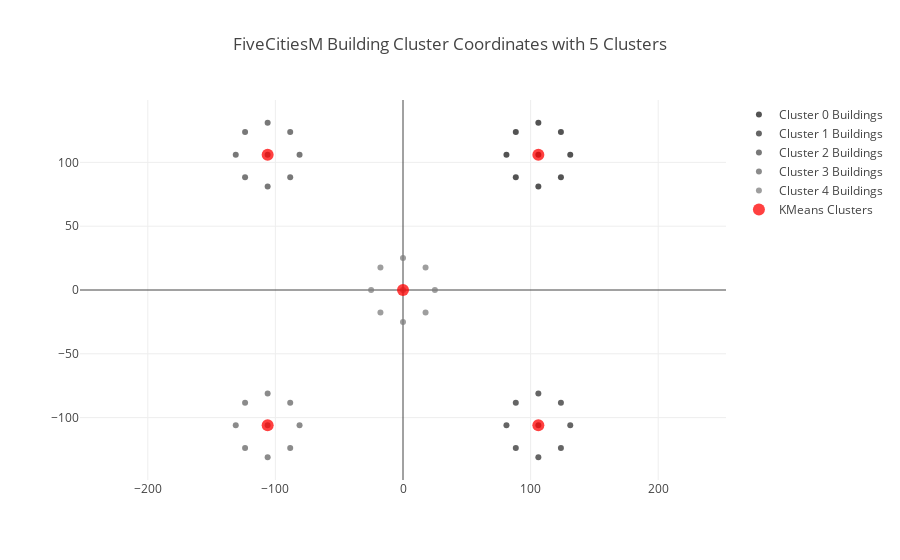

Notebook code cell kept with this figure:
### Markdown cell above
KMeans Clustering

### Code cell
kmeans = KMeans(n_clusters=numClusters, init = 'k-means++').fit(buildings.as_matrix())
kxs = []
kys = []
for k in kmeans.cluster_centers_:
    kxs.append(k[0])
    kys.append(k[1])


clusterCenters, clusterPoints, points = createClusterCenters(kmeans.labels_)
#print(euclideanDistance(points[1][0], points[1][1]))
# print(maxDistBetweenClusters(points))
print("silhouette score: " + str(clusterEval(kmeans.labels_)[0]))
print("calinski score: " + str(clusterEval(kmeans.labels_)[1]))
    
#Trace for color coding the clusters
kMeansTrace = colorClusterTrace(len(kmeans.cluster_centers_), clusterPoints)


#Create a trace for the kmeans cluster centers with slightly larger dots than the buildings
kTrace = clusterCenterTrace([kxs, kys], 'KMeans Clusters')

#Plot result
plot(kMeansTrace, kTrace)

### Figure 1 — Plotly figure (JSON) as saved in the notebook; plotly's stock layout.template omitted (floating-point values rounded to 4 significant figures)
{"data": [{"marker": {"color": "rgba(25,25,25, 0.75)", "size": 6}, "mode": "markers", "name": "Cluster 0 Buildings", "type": "scatter", "x": [106.1, 131.1, 123.7, 106.1, 88.39, 81.07, 88.39, 106.1, 123.7], "y": [106.1, 106.1, 123.7, 131.1, 123.7, 106.1, 88.39, 81.07, 88.39]}, {"marker": {"color": "rgba(50,50,50, 0.75)", "size": 6}, "mode": "markers", "name": "Cluster 1 Buildings", "type": "scatter", "x": [106.1, 131.1, 123.7, 106.1, 88.39, 81.07, 88.39, 106.1, 123.7], "y": [-106.1, -106.1, -88.39, -81.07, -88.39, -106.1, -123.7, -131.1, -123.7]}, {"marker": {"color": "rgba(75,75,75, 0.75)", "size": 6}, "mode": "markers", "name": "Cluster 2 Buildings", "type": "scatter", "x": [-106.1, -81.07, -88.39, -106.1, -123.7, -131.1, -123.7, -106.1, -88.39], "y": [106.1, 106.1, 123.7, 131.1, 123.7, 106.1, 88.39, 81.07, 88.39]}, {"marker": {"color": "rgba(100,100,100, 0.75)", "size": 6}, "mode": "markers", "name": "Cluster 3 Buildings", "type": "scatter", "x": [-106.1, -81.07, -88.39, -106.1, -123.7, -131.1, -123.7, -106.1, -88.39], "y": [-106.1, -106.1, -88.39, -81.07, -88.39, -106.1, -123.7, -131.1, -123.7]}, {"marker": {"color": "rgba(125,125,125, 0.75)", "size": 6}, "mode": "markers", "name": "Cluster 4 Buildings", "type": "scatter", "x": [0, 25, 17.68, 0, -17.68, -25, -17.68, 0, 17.68], "y": [0, 0, 17.68, 25, 17.68, 0, -17.68, -25, -17.68]}, {"marker": {"color": "rgba(255, 0, 0, 0.75)", "size": 12}, "mode": "markers", "name": "KMeans Clusters", "type": "scatter", "x": [106.1, 106.1, -106.1, -106.1, 7.895e-17], "y": [106.1, -106.1, 106.1, -106.1, -8.684e-16]}], "layout": {"title": "FiveCitiesM Building Cluster Coordinates with 5 Clusters", "yaxis": {"scaleanchor": "x", "scaleratio": 1}}}
